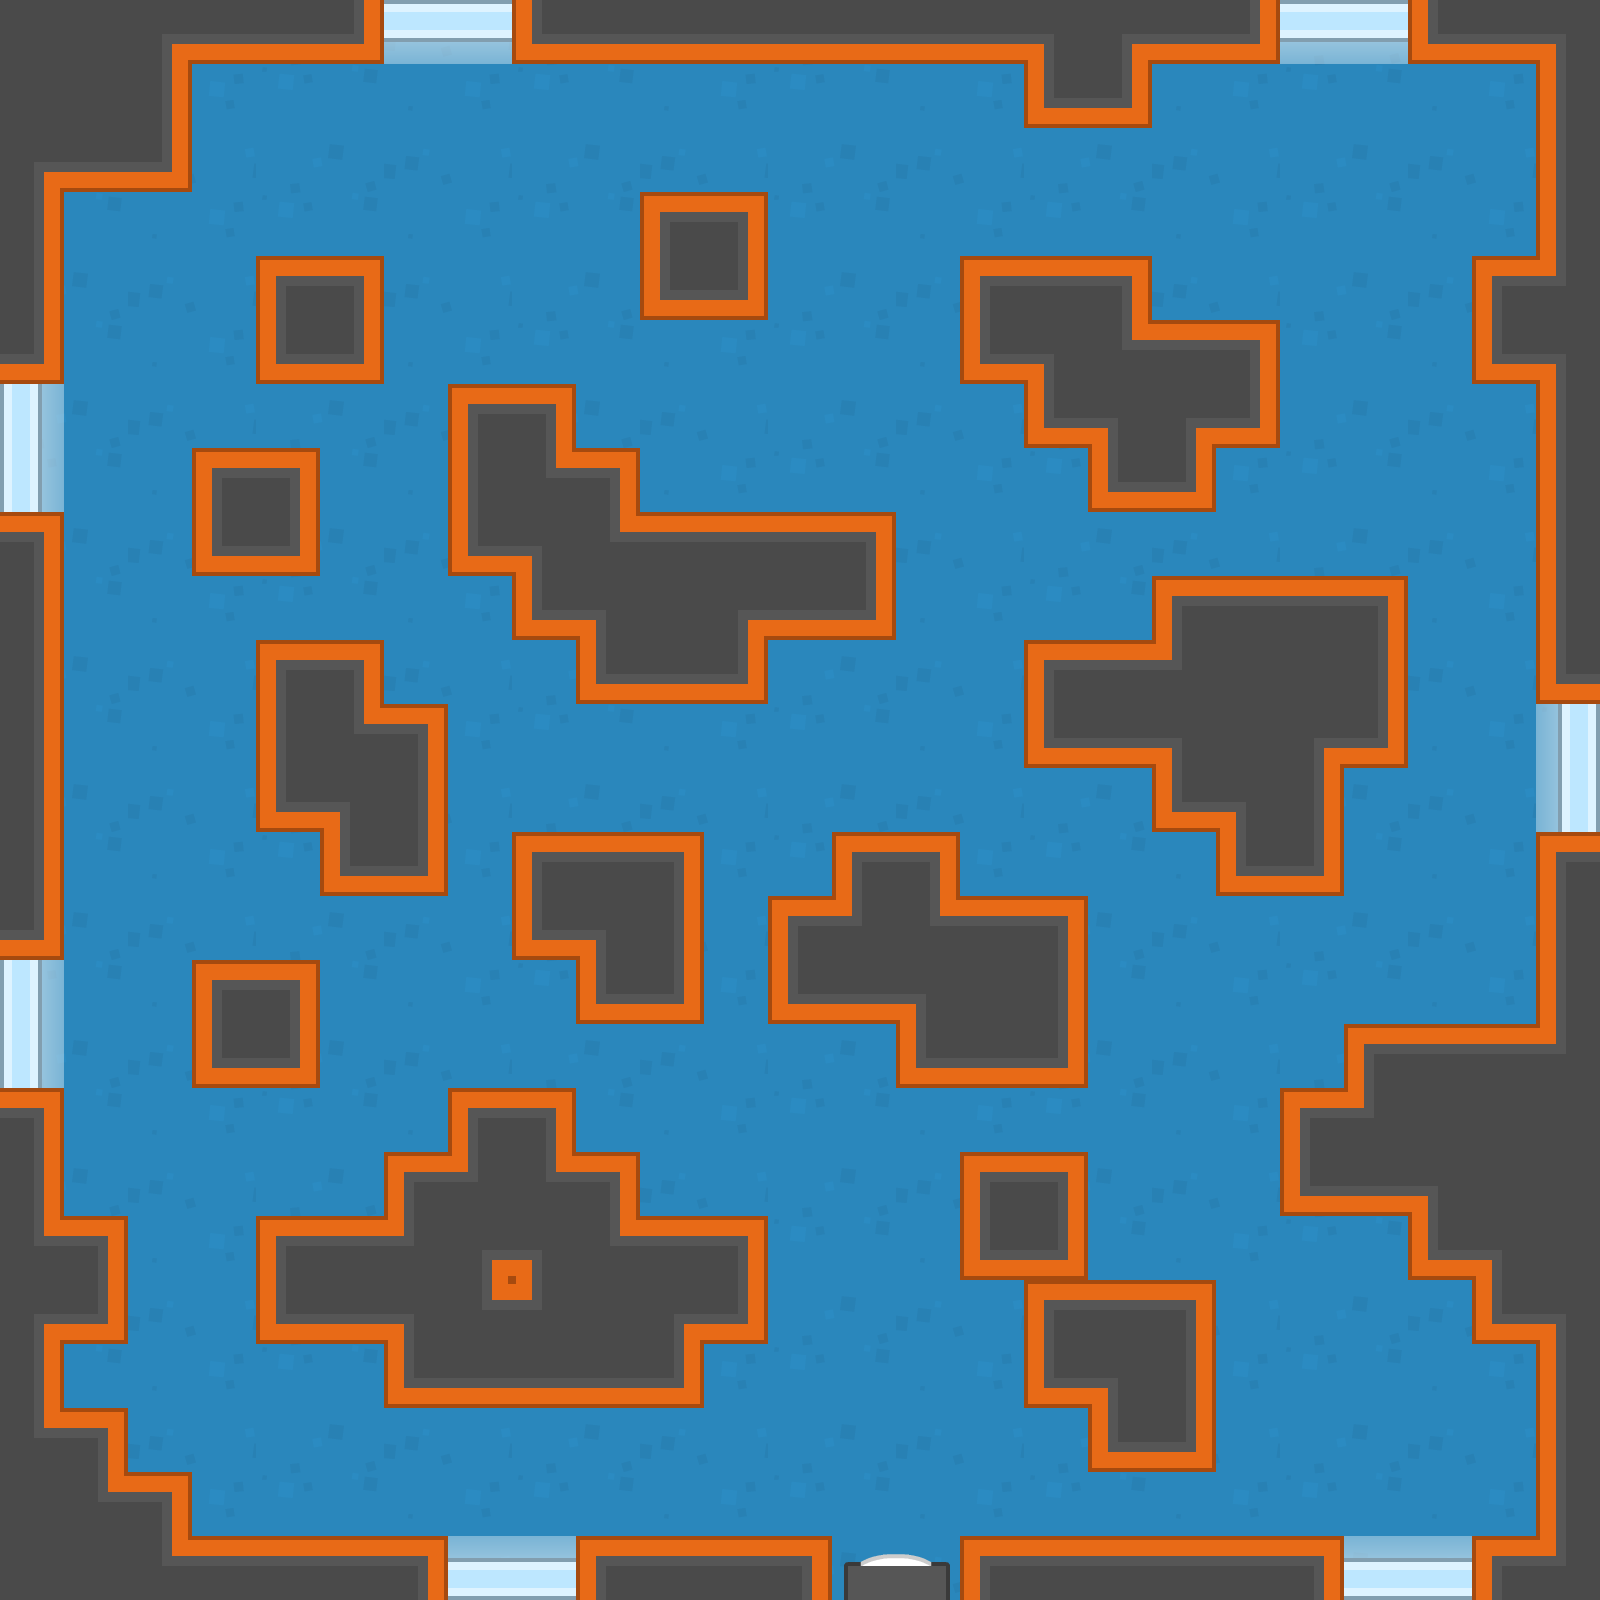

Rendered tile map (Tiled .tmx) drawn with the repository's tilesets; below, a short description and the map source with its tile grids summarised:
An orthogonal 25x25 tile map with 64x64 px tiles, 3 tile layers (backgroundLayer, backgroundLayer2, collisionLayer).

<map version="1.2" tiledversion="1.2.0" orientation="orthogonal" renderorder="right-down" width="25" height="25" tilewidth="64" tileheight="64" infinite="0" nextlayerid="4" nextobjectid="1">
 <tileset firstgid="1" name="tilesheet_complete_2X" tilewidth="64" tileheight="64" tilecount="2160" columns="54">
  <image source="../images/tilesheet_complete_2X.png" width="3456" height="2560" />
  <terraintypes>
   <terrain name="carretera" tile="1168" />
   <terrain name="Nuevo Terreno" tile="0" />
   <terrain name="Nuevo Terreno" tile="449" />
   <terrain name="Nuevo Terreno" tile="0" />
   <terrain name="muros" tile="1204" />
  </terraintypes>
  <tile id="446" terrain=",,,2" />
  <tile id="447" terrain=",,2,2" />
  <tile id="448" terrain=",,2,2" />
  <tile id="449" terrain=",,2," />
  <tile id="464" terrain="1,1,1,1" />
  <tile id="467" terrain="1,1,1,1" />
  <tile id="487" terrain="2,2,2," />
  <tile id="488" terrain="2,2,,2" />
  <tile id="500" terrain=",2,,2" />
  <tile id="501" terrain="2,2,2,2" />
  <tile id="502" terrain="2,2,2,2" />
  <tile id="503" terrain="2,,2," />
  <tile id="541" terrain="2,,2,2" />
  <tile id="542" terrain=",2,2,2" />
  <tile id="554" terrain=",2,,2" />
  <tile id="555" terrain="2,2,2,2" />
  <tile id="556" terrain="2,2,2,2" />
  <tile id="557" terrain="2,,2," />
  <tile id="608" terrain=",2,," />
  <tile id="609" terrain="2,2,," />
  <tile id="610" terrain="2,2,," />
  <tile id="611" terrain="2,,," />
  <tile id="626" terrain="1,1,1,1" />
  <tile id="629" terrain="1,1,1,1" />
  <tile id="1094" terrain=",,,4" />
  <tile id="1095" terrain=",,4,4" />
  <tile id="1096" terrain=",,4,4" />
  <tile id="1097" terrain=",,4," />
  <tile id="1112" terrain=",,,0" />
  <tile id="1113" terrain=",,0,0" />
  <tile id="1114" terrain=",,0,0" />
  <tile id="1115" terrain=",,0," />
  <tile id="1135" terrain="4,4,4," />
  <tile id="1136" terrain="4,4,,4" />
  <tile id="1148" terrain=",4,,4" />
  <tile id="1149" terrain="4,4,4,4" />
  <tile id="1150" terrain="4,4,4,4" />
  <tile id="1151" terrain="4,,4," />
  <tile id="1153" terrain="0,0,0," />
  <tile id="1154" terrain="0,0,,0" />
  <tile id="1166" terrain=",0,,0" />
  <tile id="1167" terrain="0,0,0,0" />
  <tile id="1168" terrain="0,0,0,0" />
  <tile id="1169" terrain="0,,0," />
  <tile id="1189" terrain="4,,4,4" />
  <tile id="1190" terrain=",4,4,4" />
  <tile id="1202" terrain=",4,,4" />
  <tile id="1203" terrain="4,4,4,4" />
  <tile id="1204" terrain="4,4,4,4" />
  <tile id="1205" terrain="4,,4," />
  <tile id="1207" terrain="0,,0,0" />
  <tile id="1208" terrain=",0,0,0" />
  <tile id="1220" terrain=",0,,0" />
  <tile id="1221" terrain="0,0,0,0" />
  <tile id="1222" terrain="0,0,0,0" />
  <tile id="1223" terrain="0,,0," />
  <tile id="1256" terrain=",4,," />
  <tile id="1257" terrain="4,4,," />
  <tile id="1258" terrain="4,4,," />
  <tile id="1259" terrain="4,,," />
  <tile id="1274" terrain=",0,," />
  <tile id="1275" terrain="0,0,," />
  <tile id="1276" terrain="0,0,," />
  <tile id="1277" terrain="0,,," />
  <wangsets>
   <wangset name="Nuevo Conjunto Wang" tile="-1" />
  </wangsets>
 </tileset>
 <layer id="1" name="backgroundLayer" width="25" height="25">
  <data>[625 cells, 625 non-empty, 8 distinct tile ids]</data>
 </layer>
 <layer id="3" name="backgroundLayer2" width="25" height="25">
  <data>[625 cells, 0 non-empty, 0 distinct tile ids]</data>
 </layer>
 <layer id="2" name="collisionLayer" width="25" height="25">
  <data>[625 cells, 267 non-empty, 30 distinct tile ids]</data>
 </layer>
</map>
